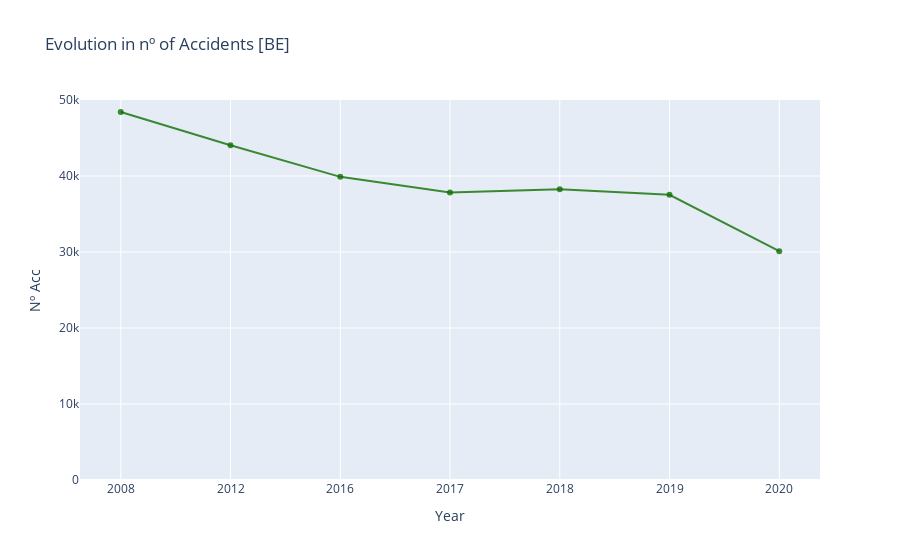

The notebook cell saved with this chart:
### Markdown cell above
# III.2 Creación gráfica

### Code cell
# Creating trace1
trace1 = go.Scatter(
                    x = elementos_evo_acc[0],
                    y = acc_por_ano,
                    name = 'Nº of Accidents',       #esto es lo que aparece en leyenda
                    mode= 'lines+markers',
                    marker = dict(color = 'rgba(16, 112, 2, 0.8)'),
                    text = evo_acc['Year'],
                    )
data = [trace1]

layout = dict(title = 'Evolution in nº of Accidents [BE]',
             xaxis= dict(title= 'Year',ticklen= 5), yaxis= dict(title = "Nº Acc")
           )

fig = go.Figure(data = data, layout=layout)
fig.update(layout_yaxis_range=[0,50000] )

iplot(fig)

### Figure 1 — Plotly figure (JSON) as saved in the notebook; plotly's stock layout.template omitted (floating-point values rounded to 4 significant figures)
{"data": [{"marker": {"color": "rgba(16, 112, 2, 0.8)"}, "mode": "lines+markers", "name": "Nº of Accidents", "text": [["2008"], ["2012"], ["2016"], ["2017"], ["2018"], ["2019"], ["2020"]], "type": "scatter", "x": ["2008", "2012", "2016", "2017", "2018", "2019", "2020"], "y": [48430, 44051, 39890, 37827, 38260, 37520, 30102]}], "layout": {"title": {"text": "Evolution in nº of Accidents [BE]"}, "xaxis": {"ticklen": 5, "title": {"text": "Year"}}, "yaxis": {"range": [0, 50000], "title": {"text": "Nº Acc"}}}}
